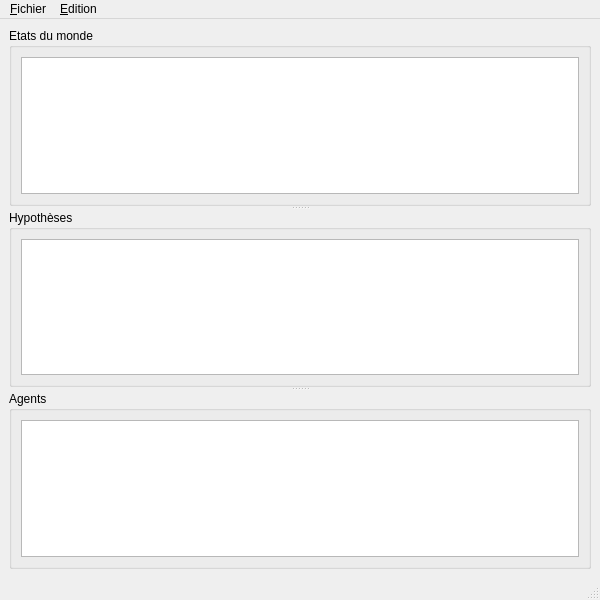
<?xml version="1.0" encoding="UTF-8"?>
<ui version="4.0">
 <class>MainWindow</class>
 <widget class="QMainWindow" name="MainWindow">
  <property name="geometry">
   <rect>
    <x>0</x>
    <y>0</y>
    <width>600</width>
    <height>600</height>
   </rect>
  </property>
  <property name="windowTitle">
   <string>Calculateur</string>
  </property>
  <widget class="QWidget" name="centralwidget">
   <layout class="QVBoxLayout" name="verticalLayout_4">
    <item>
     <widget class="QSplitter" name="splitter">
      <property name="sizePolicy">
       <sizepolicy hsizetype="Preferred" vsizetype="Expanding">
        <horstretch>0</horstretch>
        <verstretch>0</verstretch>
       </sizepolicy>
      </property>
      <property name="orientation">
       <enum>Qt::Vertical</enum>
      </property>
      <widget class="QGroupBox" name="etatsGroupBox">
       <property name="title">
        <string>Etats du monde</string>
       </property>
       <layout class="QHBoxLayout" name="horizontalLayout">
        <item>
         <widget class="QListView" name="etatsListView">
          <property name="selectionMode">
           <enum>QAbstractItemView::MultiSelection</enum>
          </property>
         </widget>
        </item>
       </layout>
      </widget>
      <widget class="QGroupBox" name="hypothesesGroupBox">
       <property name="title">
        <string>Hypothèses</string>
       </property>
       <layout class="QHBoxLayout" name="horizontalLayout_2">
        <item>
         <widget class="QListView" name="hypothesesListView">
          <property name="selectionMode">
           <enum>QAbstractItemView::MultiSelection</enum>
          </property>
         </widget>
        </item>
       </layout>
      </widget>
      <widget class="QGroupBox" name="AgentsGroupBox">
       <property name="title">
        <string>Agents</string>
       </property>
       <layout class="QHBoxLayout" name="horizontalLayout_3">
        <item>
         <widget class="QTreeView" name="agentsTreeView">
          <property name="selectionMode">
           <enum>QAbstractItemView::MultiSelection</enum>
          </property>
         </widget>
        </item>
       </layout>
      </widget>
     </widget>
    </item>
   </layout>
  </widget>
  <widget class="QMenuBar" name="menubar">
   <property name="geometry">
    <rect>
     <x>0</x>
     <y>0</y>
     <width>600</width>
     <height>21</height>
    </rect>
   </property>
   <widget class="QMenu" name="menuFichier">
    <property name="title">
     <string>&amp;Fichier</string>
    </property>
    <addaction name="actionTitre"/>
    <addaction name="actionDescription"/>
    <addaction name="separator"/>
    <addaction name="actionOuvrir"/>
    <addaction name="actionEnregistrer"/>
    <addaction name="separator"/>
    <addaction name="actionQuitter"/>
   </widget>
   <widget class="QMenu" name="menuEdition">
    <property name="title">
     <string>&amp;Edition</string>
    </property>
    <widget class="QMenu" name="menuM_thode_de_calcule">
     <property name="title">
      <string>Méthode de calcule</string>
     </property>
     <addaction name="actionDempster_Shafer"/>
     <addaction name="actionDubois_Prade"/>
    </widget>
    <widget class="QMenu" name="menuHypotheses">
     <property name="title">
      <string>Hypothèses</string>
     </property>
     <addaction name="actionAjouterHypothese"/>
     <addaction name="actionSupprimerHypothese"/>
    </widget>
    <widget class="QMenu" name="menuAgents">
     <property name="title">
      <string>Agents</string>
     </property>
     <addaction name="actionAjouterAgent"/>
     <addaction name="actionSupprimerAgent"/>
    </widget>
    <widget class="QMenu" name="menuEtats_du_monde">
     <property name="title">
      <string>Etats du monde</string>
     </property>
     <addaction name="actionAjouterEtat"/>
     <addaction name="actionSupprimerEtat"/>
    </widget>
    <addaction name="menuM_thode_de_calcule"/>
    <addaction name="separator"/>
    <addaction name="menuEtats_du_monde"/>
    <addaction name="menuHypotheses"/>
    <addaction name="menuAgents"/>
   </widget>
   <addaction name="menuFichier"/>
   <addaction name="menuEdition"/>
  </widget>
  <widget class="QStatusBar" name="statusbar"/>
  <action name="actionTitre">
   <property name="text">
    <string>Titre</string>
   </property>
   <property name="shortcut">
    <string>Ctrl+T</string>
   </property>
  </action>
  <action name="actionDescription">
   <property name="text">
    <string>Description</string>
   </property>
   <property name="shortcut">
    <string>Ctrl+D</string>
   </property>
  </action>
  <action name="actionOuvrir">
   <property name="text">
    <string>Ouvrir</string>
   </property>
   <property name="shortcut">
    <string>Ctrl+O</string>
   </property>
  </action>
  <action name="actionEnregistrer">
   <property name="text">
    <string>Enregistrer</string>
   </property>
   <property name="shortcut">
    <string>Ctrl+S</string>
   </property>
  </action>
  <action name="actionQuitter">
   <property name="text">
    <string>Quitter</string>
   </property>
   <property name="shortcut">
    <string>Ctrl+Q</string>
   </property>
   <property name="menuRole">
    <enum>QAction::QuitRole</enum>
   </property>
  </action>
  <action name="actionDempster_Shafer">
   <property name="checkable">
    <bool>true</bool>
   </property>
   <property name="checked">
    <bool>true</bool>
   </property>
   <property name="text">
    <string>Dempster-Shafer</string>
   </property>
  </action>
  <action name="actionDubois_Prade">
   <property name="checkable">
    <bool>true</bool>
   </property>
   <property name="text">
    <string>Dubois-Prade</string>
   </property>
  </action>
  <action name="actionAjouterEtat">
   <property name="text">
    <string>Ajouter</string>
   </property>
   <property name="shortcut">
    <string>Ctrl+E</string>
   </property>
  </action>
  <action name="actionSupprimerEtat">
   <property name="text">
    <string>Supprimer</string>
   </property>
   <property name="shortcut">
    <string>Ctrl+Shift+E</string>
   </property>
  </action>
  <action name="actionAjouterHypothese">
   <property name="text">
    <string>Ajouter</string>
   </property>
   <property name="shortcut">
    <string>Ctrl+H</string>
   </property>
  </action>
  <action name="actionSupprimerHypothese">
   <property name="text">
    <string>Supprimer</string>
   </property>
   <property name="shortcut">
    <string>Ctrl+Shift+H</string>
   </property>
  </action>
  <action name="actionAjouterAgent">
   <property name="text">
    <string>Ajouter</string>
   </property>
   <property name="shortcut">
    <string>Ctrl+G</string>
   </property>
  </action>
  <action name="actionSupprimerAgent">
   <property name="text">
    <string>Supprimer</string>
   </property>
   <property name="shortcut">
    <string>Ctrl+Shift+G</string>
   </property>
  </action>
 </widget>
 <resources/>
 <connections/>
</ui>
